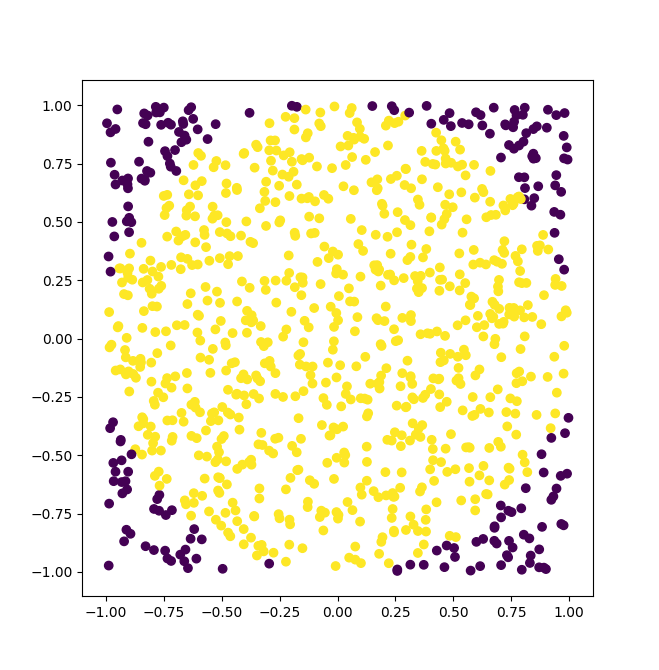

Source code (Python):
# -*- coding: utf-8 -*-
"""
Created on Wed Jan  2 18:01:42 2019

@author: Dustin
"""
from random import random, seed
from math import floor, pi
import matplotlib.pyplot as plt
from mpl_toolkits.mplot3d import Axes3D
import numpy as np
import os



N_points = 1000
xv = [0]*N_points
yv = [0]*N_points
cir = [0]*N_points

for i in range(N_points):
    
    rx = 2*random()-1
    ry = 2*random()-1
    xv[i] = rx
    yv[i] = ry
    
    if (rx*rx + ry*ry < 1):
        cir[i] = 1
    
plt.scatter(xv,yv,c=cir )
